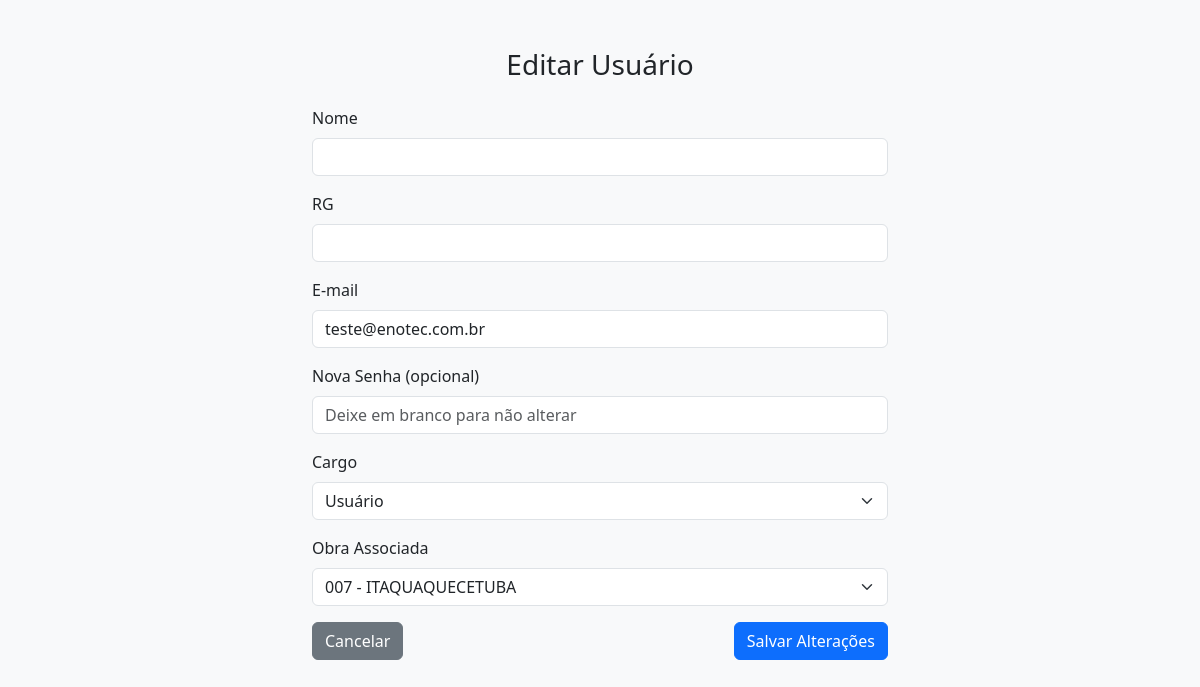
Page /usuarios/10/editar on the earlier database version.
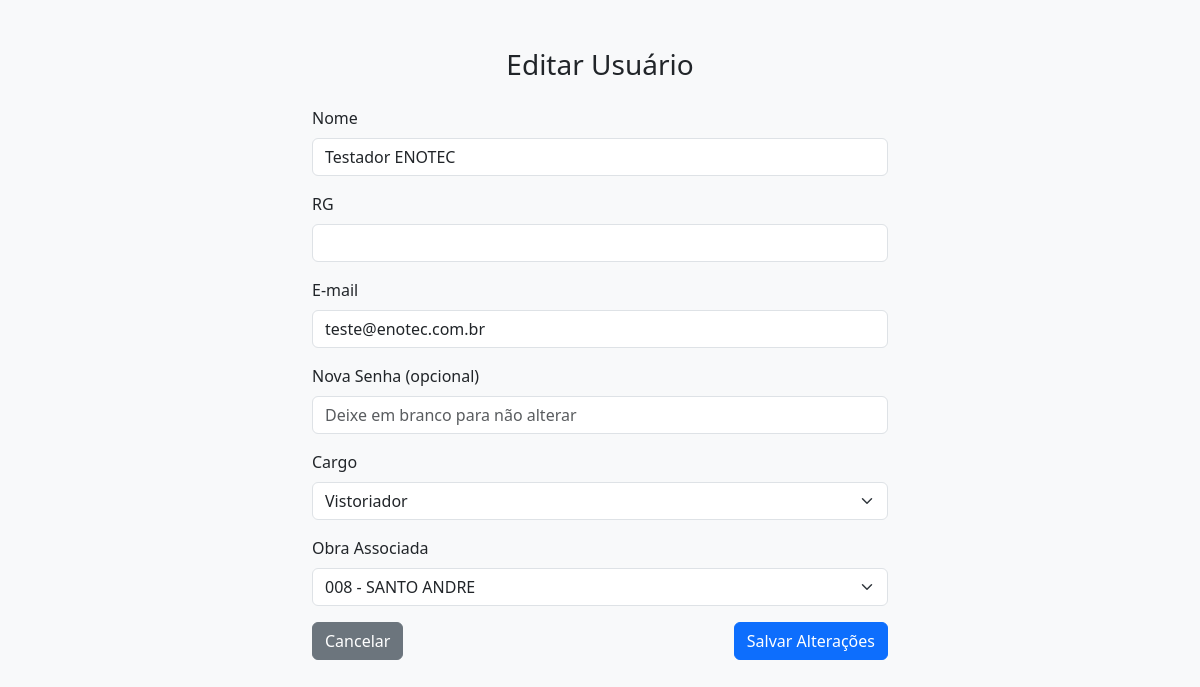
Same page on the later database version.
### app/models.py (models this page shows)
class User(db.Model):
    id = db.Column(db.Integer, primary_key=True)
    nome = db.Column(db.String(100), nullable=True)  # <-- temporariamente
    email = db.Column(db.String(120), unique=True, nullable=False)
    password = db.Column(db.String(120), nullable=False)
    cargo = db.Column(db.String(50), default="usuario")
    rg = db.Column(db.String(20), nullable=True)  # ✅ Adicionado aqui
    obra_id = db.Column(db.Integer, db.ForeignKey('obra.id'))
    obra = db.relationship('Obra', backref='usuarios')
    vistorias_responsavel = db.relationship(
        'VistoriaImovel',
        foreign_keys='VistoriaImovel.usuario_id',
        back_populates='usuario'
    )
    vistorias_que_finalizei = db.relationship(
        'VistoriaImovel',
        foreign_keys='VistoriaImovel.finalizada_por_user_id',
        back_populates='finalizada_por'
    )

class Obra(db.Model):
    id = db.Column(db.Integer, primary_key=True)
    nome = db.Column(db.String(100), nullable=False)
    descricao = db.Column(db.Text)
    endereco = db.Column(db.String(255))
    responsavel = db.Column(db.String(100))
    data_inicio = db.Column(db.Date)
    data_fim = db.Column(db.Date)
    criado_em = db.Column(db.DateTime, default=datetime.utcnow)

### app/auth/routes.py (the view, shortened to what this page needs)
@auth_bp.route('/usuarios/<int:user_id>/editar', methods=['GET', 'POST'])
def editar_usuario(user_id):
    usuario = User.query.get_or_404(user_id)
    obras = Obra.query.all()
    return render_template('usuarios/editar_usuario.html', usuario=usuario, obras=obras)

### templates/usuarios/editar_usuario.html (shortened to what this page needs)
<!DOCTYPE html>
<html lang="pt-br">
<head>
  <link href="https://cdn.jsdelivr.net/npm/bootstrap@5.3.0/dist/css/bootstrap.min.css" rel="stylesheet" />
</head>
<body class="bg-light">
  <div class="container mt-5" style="max-width: 600px;">
    <h3 class="mb-4 text-center">Editar Usuário</h3>
    <form method="POST">
      <div class="mb-3">
        <label for="nome" class="form-label">Nome</label>
       <input type="text" class="form-control" id="nome" name="nome" value="{{ usuario.nome or '' }}" required>
      </div>
      <div class="mb-3">
        <label for="rg" class="form-label">RG</label>
        <input type="text" class="form-control" id="rg" name="rg" value="{{ usuario.rg or '' }}">
      </div>
      <div class="mb-3">
        <label for="email" class="form-label">E-mail</label>
        <input type="email" name="email" class="form-control" value="{{ usuario.email }}" required>
      </div>
      <div class="mb-3">
        <label for="senha" class="form-label">Nova Senha (opcional)</label>
        <input type="password" name="senha" class="form-control" placeholder="Deixe em branco para não alterar">
      </div>
      <div class="mb-3">
        <label for="cargo" class="form-label">Cargo</label>
        <select name="cargo" class="form-select" required>
          <option value="usuario" {% if usuario.cargo=='usuario' %}selected{% endif %}>Usuário</option>
          <option value="vistoriador" {% if usuario.cargo=='vistoriador' %}selected{% endif %}>Vistoriador</option>
        </select>
      </div>
      <div class="mb-3">
        <label for="obra_id" class="form-label">Obra Associada</label>
        <select name="obra_id" class="form-select">
          {% for obra in obras %}
          <option value="{{ obra.id }}" {% if usuario.obra_id==obra.id %}selected{% endif %}>{{ obra.nome }}</option>
          {% endfor %}
        </select>
      </div>
      <div class="d-flex justify-content-between">
        <a href="{{ url_for('auth.gerenciar_usuarios') }}" class="btn btn-secondary">Cancelar</a>
        <button type="submit" class="btn btn-primary">Salvar Alterações</button>
      </div>
    </form>
  </div>
</body>
</html>

Differences in the rows shown:
changed User "teste@enotec.com.br": nome (not shown) → "Testador ENOTEC"; cargo "Usuário" → "Vistoriador"; obra_id "007 - ITAQUAQUECETUBA" → "008 - SANTO ANDRE"
